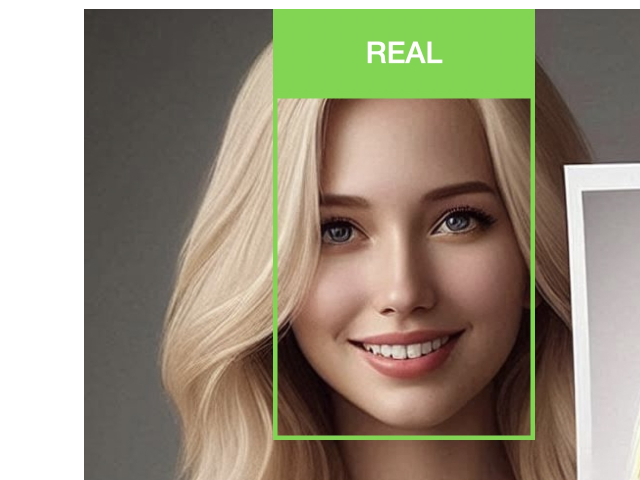
#> input picture jpg/111.jpg, 1280 x 960 px (shown at 1/2 size); its folder holds only this picture in this run
$ python convert_jpg_to_nv21.py
#> lines starting #> are read from the running program, lines starting #| are printed output that depends on the picture

import cv2
import numpy as np
import os

def jpg_to_nv21(jpg_path, nv21_path, width=640, height=480):
#> called with jpg_path = '111.jpg', nv21_path = '111.NV21', width = 640, height = 480
    bgr_image = cv2.imread(jpg_path)
#> bgr_image is the input picture: shape (960, 1280, 3); mean B, G, R 122.4, 142.7, 150.7
    bgr_image_resized = cv2.resize(bgr_image, (width, height))
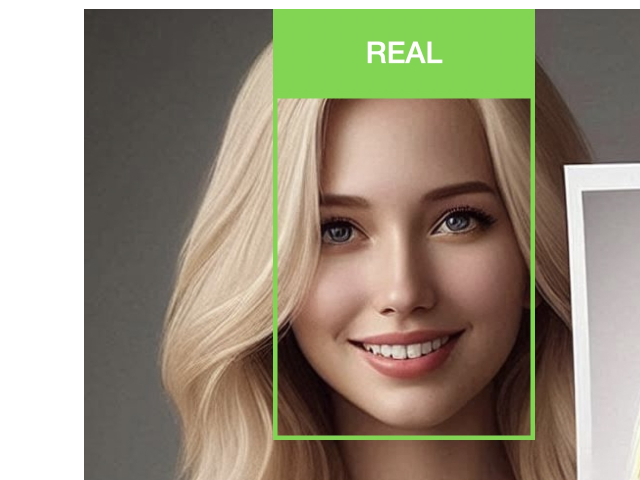
#> bgr_image_resized: shape (480, 640, 3); mean B, G, R 122.5, 142.7, 150.8
    yuv_image = cv2.cvtColor(bgr_image_resized, cv2.COLOR_RGB2YUV)
#> yuv_image: shape (480, 640, 3); mean of channels 0, 1, 2 137.7, 134.5, 114.6
    Y = yuv_image[:, :, 0]
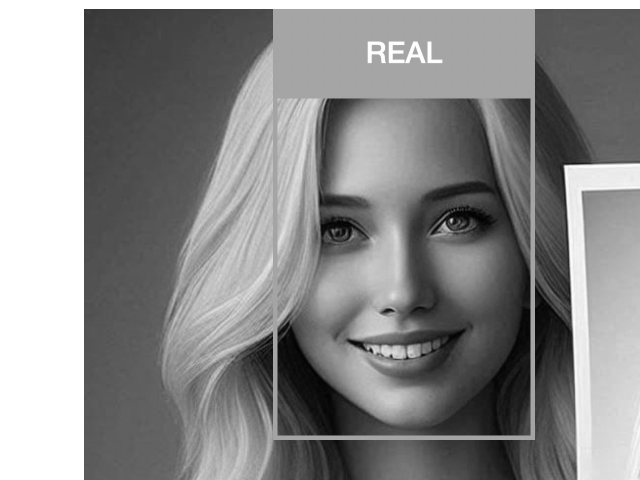
#> Y: shape (480, 640); min 1, max 255, mean 137.7
    U = yuv_image[:, :, 1]
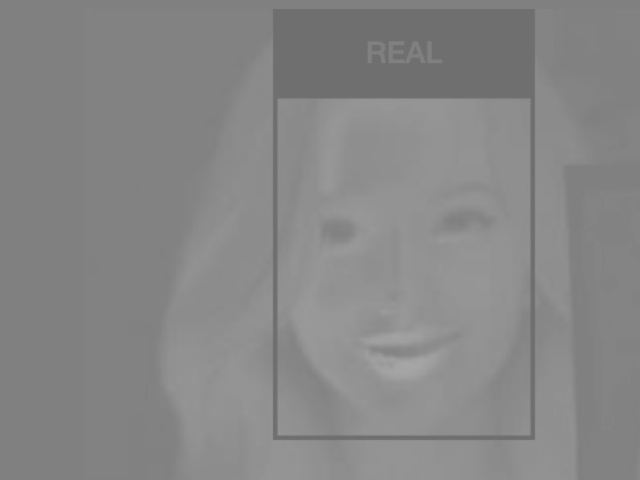
#> U: shape (480, 640); min 108, max 166, mean 134.5
    V = yuv_image[:, :, 2]
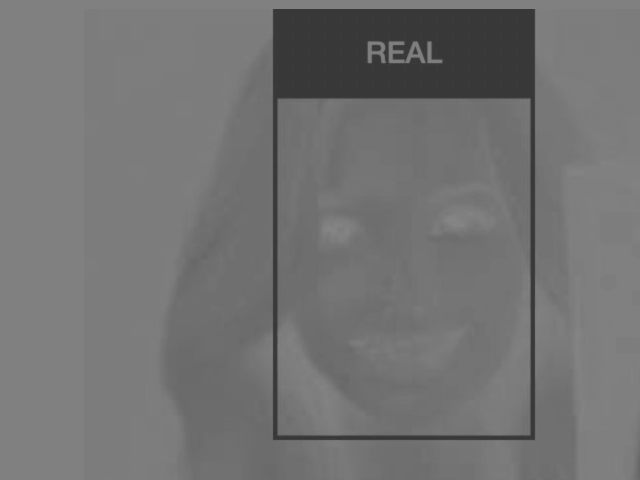
#> V: shape (480, 640); min 52, max 133, mean 114.6

    nv21_data = np.zeros((width * height * 3 // 2), dtype=np.uint8)
    nv21_data[:width * height] = Y.flatten()
    for i in range(0, height, 2):
        for j in range(0, width, 2):
            if j / 2 == 0: continue
            nv21_data[width * height + i // 2 * width + j] = U[i, j]
            nv21_data[width * height + i // 2 * width + j + 1] = V[i, j]

    with open(nv21_path, 'wb') as f:
        f.write(nv21_data.tobytes())

file_list = os.listdir('.')
for filename in file_list:
    if filename.lower().endswith('.jpg'):
        jpg_path = filename
        nv21_path = filename[:-4] + '.NV21'
        jpg_to_nv21(jpg_path, nv21_path)
